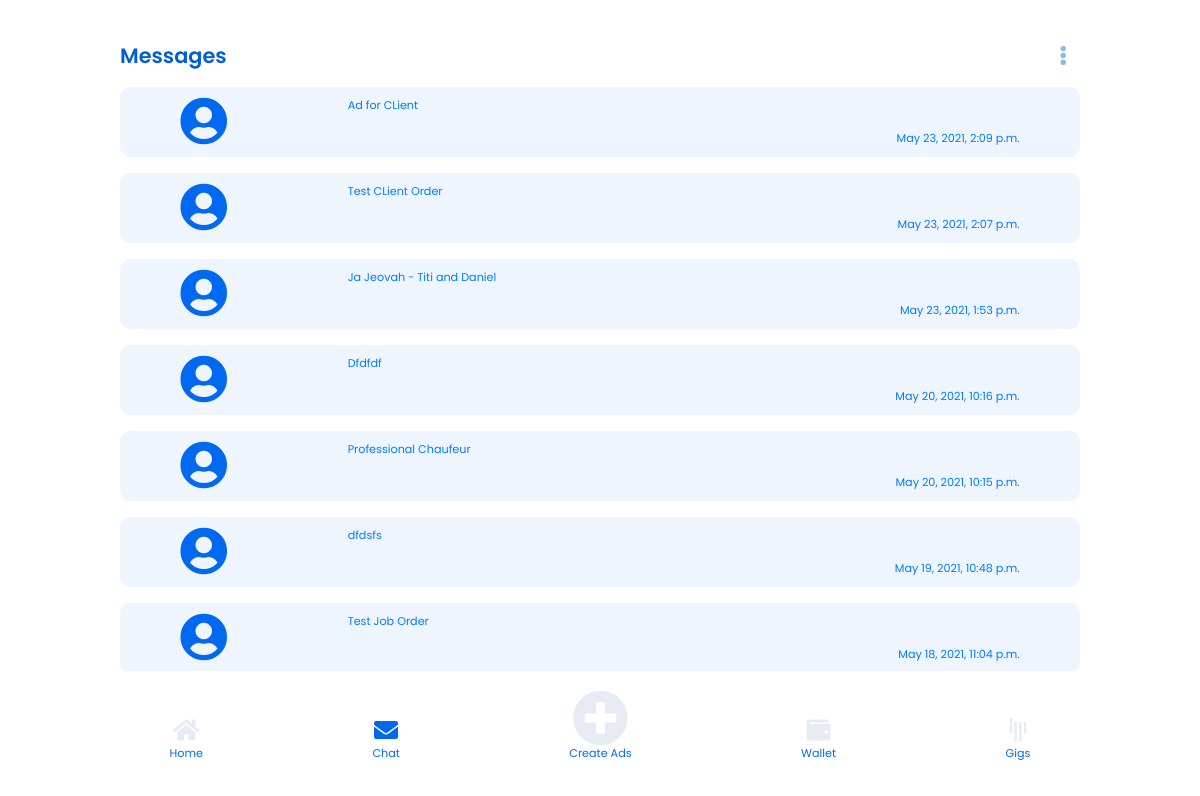
The app's page /chat (signed in) with its own data.
### app/models.py (models this page shows, shortened)
class Project_Gig(models.Model):
    class Meta:
        db_table = "Gig/Project Table"
    order_id = models.TextField(max_length=20,verbose_name="Order ID",null=True)
    client_id = models.TextField(max_length=20,verbose_name="Client ID",null=True)
    artisan_id = models.TextField(max_length=20,verbose_name="Artisan ID",null=True)
    project_title= models.TextField(max_length=500,verbose_name="Project Title", null=True)
    canChat = models.BooleanField(default=False, verbose_name="Chat permission")
    projectStatus = models.TextField(max_length=15,  default='pending', verbose_name="Order Status")
    endProject = models.BooleanField(default=False, verbose_name="Was Projected ended")
    isCompleted = models.BooleanField(default=False, verbose_name="was Project completed") # sto be filled by artisan check options
    date_added = models.DateTimeField(default=timezone.now)

### app/views.py (the view)
# urls.py: path("chat", views.chat_page, name="chat"),
def chat_page(request):
    if 'user_id' in request.session:
        user_id = request.session["user_id"]
        try:
            project = Project_Gig.objects.filter(artisan_id=user_id).order_by('-date_added')
            if project:
                return_data = {
                    "error": False,
                    "projects": project,
                    "user": user_id,
                }
            else:
                return_data = {
                    "error": False,
                    "message": "no chat data yet!",
                }
        except Exception as e:
            return_data = {
                "error": True,
                "message": str(e)
            }
        return render(request,"artisan/chat/chat.html", return_data)
    else:
        return redirect('/login')

### app/templates/artisan/chat/chat.html (shortened to what this page needs)
{% extends "artisan/nav.html" %}
{% load static %}
{% block body%}
<section class="home-background">
<div style="width: 100%; display: flex; justify-content: space-between;">
    <p class="text-left" style="color:#005FD8; font-size: 1.3rem; font-weight: 600; font-family: Poppins;">Messages</p>
    <button class="navbar-toggler" type="button" data-toggle="collapse" data-target="#navbarSupportedContent" ><i class="fas fa-ellipsis-v  text-right" style="color: #005FD870;" ></i></button>
  </div>
  <div class="all-chat-container">
    {% if projects %}
    {% for p in projects %}
    {% if p.canChat == True %}
      <a href="{% url 'individual_chat' p.id %}"><div class="chat-div mt-3">
        <i class="fas fa-user-circle fa-alt" style="color: #0069F0;"  ></i>
        <div style="width: 70%;">
          <p class="mb-3">{{p.project_title}}</p>
          <p class="text-right">{{p.date_added}}</p>
        </div>
      </div></a>
    {% endif %}
    {% endfor %}
    {% else %}
    <div class='text-center text-primary' style="margin-top:50px;">There is no chat history yet</div>
    {% endif %}
  </div>
</section>
<footer class="footer">
    <a href="{% url 'artisan_home' %}">
        <i class="fas fa-home fa-2x  "></i>
        <p style="margin-top:-70px; color:#0069F0;">Home</p>
    </a>
    <a href="">
        <i class="fas fa-envelope fa-2x active-icon"></i>
        <p style="margin-top:-70px; color:#0069F0;">Chat</p>
    </a>
    <a href="{% url 'new_ads' %}">
        <i class="fas fa-plus-circle fa-3x "></i>
        <p style="margin-top:-70px; color:#0069F0;">Create Ads</p>
    </a>
    <a href="{% url 'wallet' %}">
        <i class="fas fa-wallet fa-2x "></i>
        <p style="margin-top:-70px; color:#0069F0;">Wallet</p>
    </a>
    <a href="{% url 'gig' %}">
        <i class="fab fa-gitter fa-2x "></i>
        <p style="margin-top:-70px; color:#0069F0;">Gigs</p>
    </a>
</footer>
{% endblock %}

### app/static/css/home.css (style rules this page uses)
body { overflow: hidden; }
.home-background { height: 90vh; width: 80%; margin:5vh auto; }
.footer { height: 80px!important; background-color: #fff; width: 100%; position: fixed; bottom: 4vh; display: flex; line-height: 90px; justify-content: space-evenly; }
.footer>a { color:#829CC530!important; text-align: center; }
.active-icon { color:#0069F0!important; text-align: center; }
.fa-2x { font-size: 1.5em!important; }
.fa-3x { font-size: 3.5em!important; margin-top: -5vh!important; }
p { margin:0; font-size: 0.7rem; font-family: Poppins; }

### app/static/css/chat.css (style rules this page uses)
.chat-div { display: flex; justify-content: space-around; height: 70px; background-color: #0069F010; padding-top:0.6rem; border-radius: 10px; }
.fa-alt { font-size: 3rem; }
.all-chat-container { height: 75vh; overflow-y: scroll; }
.all-chat-container, .chat-scroll { -ms-overflow-style: none; scrollbar-width: none; }

### records on screen
Project_Gig: project_title "Ad for CLient", date_added "May 23, 2021, 2:09 p.m."
Project_Gig: project_title "Test CLient Order", date_added "May 23, 2021, 2:07 p.m."
Project_Gig: project_title "Ja Jeovah - Titi and Daniel", date_added "May 23, 2021, 1:53 p.m."
Project_Gig: project_title "Dfdfdf", date_added "May 20, 2021, 10:16 p.m."
Project_Gig: project_title "Professional Chaufeur", date_added "May 20, 2021, 10:15 p.m."
Project_Gig: project_title "dfdsfs", date_added "May 19, 2021, 10:48 p.m."
Project_Gig: project_title "Test Job Order", date_added "May 18, 2021, 11:04 p.m."
